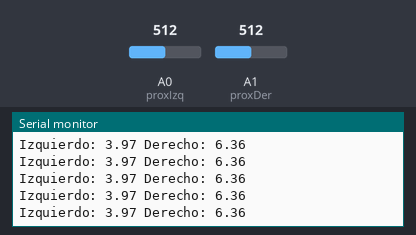
The sketch below on a simulated Arduino Uno, built with avr-gcc and run on an emulated ATmega328P. Shown: the last lines printed to the serial monitor. Inputs (shaded band) come from the test bench; at power-on: A1 (proxDer) = 512, A0 (proxIzq) = 512.

Above: at 3.7 s.
3.8 s: A1 (proxDer) set to 694
At 4.07 s:
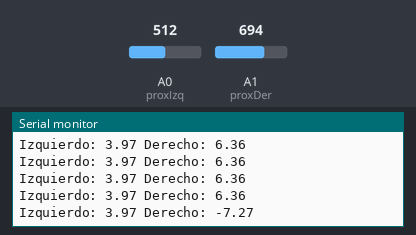
6.8 s: A1 (proxDer) set to 718
At 6.85 s:
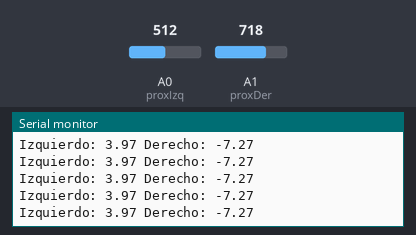
Timing chart, 0 to 9.8 s (numbered marks = the images above; inputs shaded):
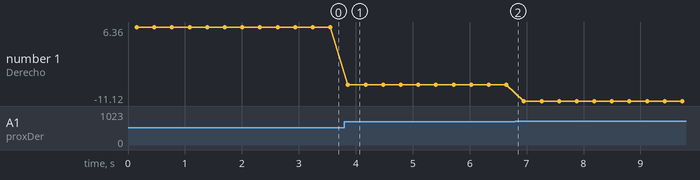

Measured:
- after the input at 3.8 s, the serial monitor: prints a new line after 0.06 s (image 1)
- plotted number 1: 6.36 → -7.27 after the input at 3.8 s, -7.27 → -11.12 after the input at 6.8 s

The sketch:

Ejercicio_1.ino
```cpp
const int proxIzq = A0;
const int proxDer = A1;
float muestreo(int muestras,int sensor){
  float suma = 0;
  for (int i = 0; i<muestras; i++){
    suma += analogRead(sensor);
    delay(5);
    }
    suma /= muestras;
    return(suma);
  }
void setup() {
  // put your setup code here, to run once:
  pinMode(proxIzq, INPUT);
  pinMode(proxDer, INPUT);
  Serial.begin(9600);
}

void loop() {
  // put your main code here, to run repeatedly:
  float suma1 = muestreo(30,proxIzq);
  float distanciaIzq = 2014.69323221936*pow(suma1,-0.941312417730894)-1.7;
  Serial.print("Izquierdo: ");
  Serial.print(distanciaIzq);
  float suma2 = muestreo(30,proxDer);
  float distanciaDer = -5.968611250*pow(10,-7)*pow(suma2,3)+0.000732269*pow(suma2,2)-0.30196775*suma2+49.11688515;
  Serial.print(" Derecho: ");
  Serial.println(distanciaDer);


}
```
